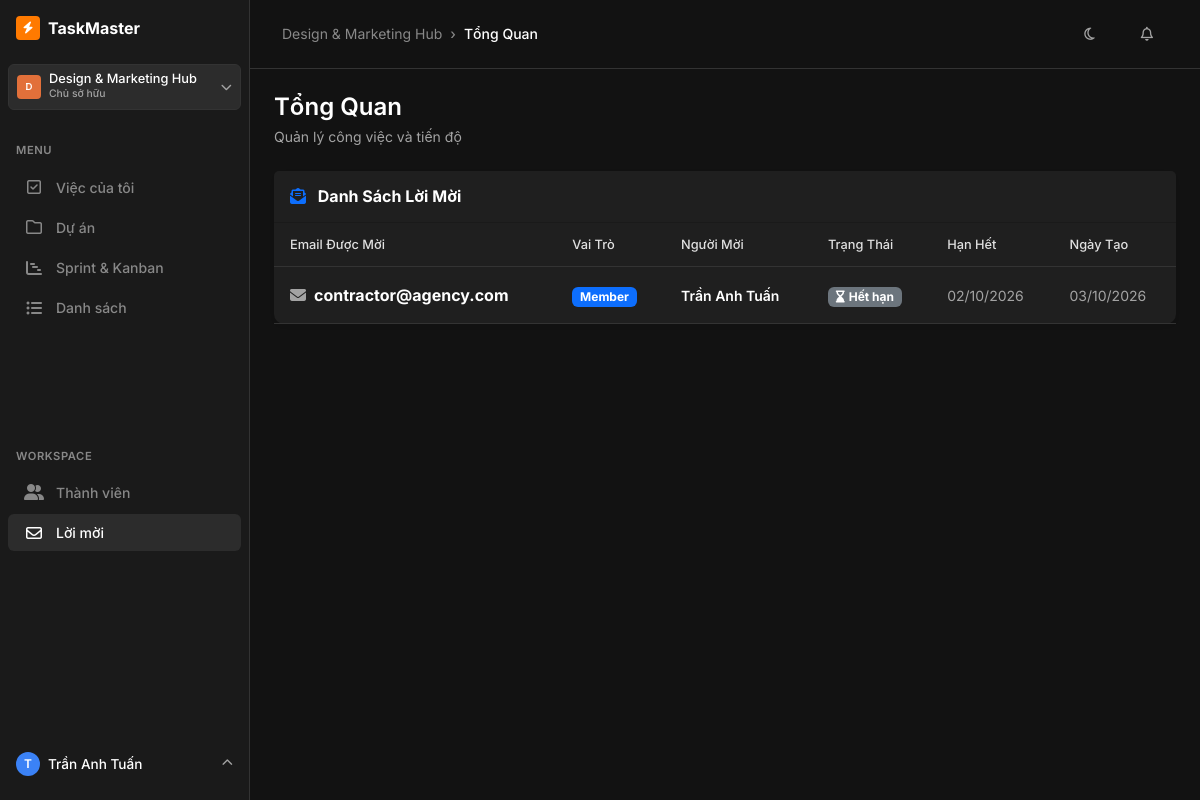
Page /invitations (signed in) on the committed database.
### tables this page shows
CREATE TABLE users (
    id           TEXT PRIMARY KEY,                    -- UUID v7
    username     TEXT UNIQUE NOT NULL,
    email        TEXT UNIQUE NOT NULL,
    password_hash TEXT NOT NULL,
    fullname     TEXT NOT NULL,
    avatar_url   TEXT,
    is_active    INTEGER NOT NULL DEFAULT 1,          -- 1=active, 0=disabled
    created_at   TEXT NOT NULL,                       -- ISO-8601 UTC
    updated_at   TEXT NOT NULL
);

CREATE TABLE workspace_invitations (
    id              TEXT PRIMARY KEY,                 -- UUID v7
    workspace_id    TEXT NOT NULL REFERENCES workspaces(id) ON DELETE CASCADE,
    email           TEXT NOT NULL,
    role            TEXT NOT NULL CHECK(role IN ('Admin','Member','Viewer')),
    token           TEXT UNIQUE NOT NULL,             -- Secure random token gửi qua email
    status          TEXT NOT NULL DEFAULT 'Pending'
                        CHECK(status IN ('Pending','Accepted','Declined','Expired')),
    invited_by      TEXT NOT NULL REFERENCES users(id),
    expires_at      TEXT NOT NULL,                   -- ISO-8601 UTC (default +7 ngày)
    accepted_by     TEXT REFERENCES users(id),       -- user đã accept (nếu có)
    accepted_at     TEXT,
    created_at      TEXT NOT NULL,
    updated_at      TEXT NOT NULL
);

### app.py (the view)
@app.route('/invitations')
@login_required
def invitations():
    ws_id = session.get('workspace_id')
    conn  = get_db_connection()
    inv_list = conn.execute('''
        SELECT wi.*, u.fullname AS invited_by_name
        FROM workspace_invitations wi
        JOIN users u ON wi.invited_by = u.id
        WHERE wi.workspace_id = ?
        ORDER BY wi.created_at DESC
    ''', (ws_id,)).fetchall()
    conn.close()
    return render_template('invitations.html', invitations=inv_list)

### app.py (called while the page is built)
@app.template_filter('date_format')
def date_format_filter(value):
    if not value:
        return "-"
    try:
        dt = datetime.strptime(str(value).split('T')[0].split()[0], "%Y-%m-%d")
        return dt.strftime("%d/%m/%Y")
    except Exception:
        return str(value)

def login_required(f):
    @functools.wraps(f)
    def decorated_function(*args, **kwargs):
        if 'user_id' not in session:
            flash('Vui lòng đăng nhập để sử dụng ứng dụng!', 'warning')
            return redirect(url_for('login', next=request.url))
        return f(*args, **kwargs)
    return decorated_function

@app.context_processor
def inject_user():
    return dict(
        current_user=session.get('fullname'),
        current_role=session.get('role'),           # role trong active workspace
        current_username=session.get('username'),
        current_user_id=session.get('user_id'),
        active_workspace_id=session.get('workspace_id'),
        active_workspace_name=session.get('workspace_name'),
        Role=Role,                                   # expose Role constants to Jinja2
    )

### database.py (called while the page is built)
def get_db_connection() -> sqlite3.Connection:
    conn = sqlite3.connect(DB_FILE)
    conn.row_factory = sqlite3.Row
    conn.execute("PRAGMA foreign_keys = ON")  # Enable FK enforcement
    conn.execute("PRAGMA journal_mode = WAL")  # Better concurrency
    return conn

### templates/invitations.html (shortened to what this page needs)
{% extends 'base.html' %}
{% block content %}
<div class="card border-0 shadow-sm">
    <div class="card-header bg-white py-3">
        <h6 class="fw-bold mb-0 text-dark"><i class="fa-solid fa-envelope-open-text text-primary me-2"></i> Danh Sách Lời Mời</h6>
    </div>
    <div class="card-body p-0">
        <div class="table-responsive">
            <table class="table table-hover align-middle mb-0">
                <thead>
                    <tr>
                        <th class="ps-3">Email Được Mời</th>
                        <th>Vai Trò</th>
                        <th>Người Mời</th>
                        <th>Trạng Thái</th>
                        <th>Hạn Hết</th>
                        <th>Ngày Tạo</th>
                    </tr>
                </thead>
                <tbody>
                    {% for inv in invitations %}
                    <tr>
                        <td class="ps-3 fw-bold text-dark">
                            <i class="fa-solid fa-envelope me-2 text-muted"></i>{{ inv['email'] }}
                        </td>
                        <td>
                            {% if inv['role'] == 'Admin' %}
                                <span class="badge bg-danger">Admin</span>
                            {% elif inv['role'] == 'Member' %}
                                <span class="badge bg-primary">Member</span>
                            {% else %}
                                <span class="badge bg-secondary">Viewer</span>
                            {% endif %}
                        </td>
                        <td class="small fw-semibold text-dark">{{ inv['invited_by_name'] }}</td>
                        <td>
                            {% if inv['status'] == 'Pending' %}
                                <span class="badge bg-warning text-dark"><i class="fa-solid fa-clock me-1"></i>Đang chờ</span>
                            {% elif inv['status'] == 'Accepted' %}
                                <span class="badge bg-success"><i class="fa-solid fa-check me-1"></i>Đã chấp nhận</span>
                            {% elif inv['status'] == 'Declined' %}
                                <span class="badge bg-danger"><i class="fa-solid fa-xmark me-1"></i>Đã từ chối</span>
                            {% else %}
                                <span class="badge bg-secondary"><i class="fa-solid fa-hourglass-end me-1"></i>Hết hạn</span>
                            {% endif %}
                        </td>
                        <td class="small text-muted">{{ inv['expires_at'] | date_format }}</td>
                        <td class="small text-muted">{{ inv['created_at'] | date_format }}</td>
                    </tr>
                    {% else %}
                    <tr>
                        <td colspan="6" class="text-center text-muted py-5">Chưa có lời mời nào.</td>
                    </tr>
                    {% endfor %}
                </tbody>
            </table>
        </div>
    </div>
</div>
{% endblock %}

### templates/base.html (shortened to what this page needs)
<!DOCTYPE html>
<html lang="vi">
<head>
    <link href="https://cdn.jsdelivr.net/npm/bootstrap@5.3.2/dist/css/bootstrap.min.css" rel="stylesheet">
    <link href="https://cdnjs.cloudflare.com/ajax/libs/font-awesome/6.4.2/css/all.min.css" rel="stylesheet">
    <link href="{{ url_for('static', filename='css/style.css') }}" rel="stylesheet">
</head>
<body>
    <div class="d-flex">
        {% if session.get('user_id') %}
        <aside class="sidebar">
            <div class="sidebar-header">
                <a href="{{ url_for('dashboard') }}" class="d-flex align-items-center text-decoration-none">
                    <div class="avatar-square me-2" style="background-color: var(--primary);">
                        <i class="fa-solid fa-bolt"></i>
                    </div>
                    <div>
                        <span class="fw-bold text-white fs-6">TaskMaster</span>
                    </div>
                </a>
            </div>
            {% if active_workspace_name %}
            <div class="px-2 mb-3">
                <div class="dropdown">
                    <button class="btn btn-primary w-100 text-start d-flex justify-content-between align-items-center"
                            data-bs-toggle="dropdown" aria-expanded="false" style="padding: 0.5rem;">
                        <div class="d-flex align-items-center gap-2">
                            <div class="avatar-square" style="background-color: #E2703A; font-size: 0.6rem;">
                                {{ active_workspace_name[0] | upper }}
                            </div>
                            <div class="d-flex flex-column">
                                <span class="fw-medium text-white" style="font-size: 0.8rem; line-height: 1;">{{ active_workspace_name }}</span>
                                <span class="text-muted" style="font-size: 0.65rem;">Chủ sở hữu</span>
                            </div>
                        </div>
                        <i class="fa-solid fa-chevron-down text-muted" style="font-size: 0.7rem;"></i>
                    </button>
                </div>
            </div>
            {% endif %}
            <div class="nav-section-title">Menu</div>
            <ul class="nav flex-column mb-auto">
                <li class="nav-item">
                    <a href="{{ url_for('dashboard') }}" class="nav-link {% if request.endpoint == 'dashboard' %}active{% endif %}">
                        <i class="fa-regular fa-square-check"></i> Việc của tôi
                    </a>
                </li>
                <li>
                    <a href="{{ url_for('projects') }}" class="nav-link {% if request.endpoint == 'projects' %}active{% endif %}">
                        <i class="fa-regular fa-folder"></i> Dự án
                    </a>
                </li>
                <li>
                    <a href="{{ url_for('kanban') }}" class="nav-link {% if request.endpoint == 'kanban' %}active{% endif %}">
                        <i class="fa-solid fa-chart-gantt"></i> Sprint & Kanban
                    </a>
                </li>
                <li>
                    <a href="{{ url_for('tasks') }}" class="nav-link {% if request.endpoint in ['tasks', 'task_detail'] %}active{% endif %}">
                        <i class="fa-solid fa-list-ul"></i> Danh sách
                    </a>
                </li>
            </ul>
            <div class="nav-section-title mt-2">Workspace</div>
            <ul class="nav flex-column mb-auto">
                <li>
                    <a href="{{ url_for('members') }}" class="nav-link {% if request.endpoint == 'members' %}active{% endif %}">
                        <i class="fa-solid fa-user-group"></i> Thành viên
                    </a>
                </li>
                <li>
                    <a href="{{ url_for('invitations') }}" class="nav-link {% if request.endpoint == 'invitations' %}active{% endif %}">
                        <i class="fa-regular fa-envelope"></i> Lời mời
                    </a>
                </li>
            </ul>
            <div class="mt-auto px-2">
                <div class="dropdown">
                    <a href="#" class="d-flex align-items-center text-decoration-none p-2 rounded" data-bs-toggle="dropdown" style="transition: var(--transition-snappy);">
                        <div class="avatar-square me-2" style="background-color: var(--info); border-radius: 50%;">
                            {{ current_user[0] | upper if current_user else 'U' }}
                        </div>
                        <div class="d-flex flex-column">
                            <span class="fw-medium text-white" style="font-size: 0.85rem;">{{ current_user }}</span>
                        </div>
                        <i class="fa-solid fa-chevron-up text-muted ms-auto" style="font-size: 0.7rem;"></i>
                    </a>
                </div>
            </div>
        </aside>
        {% endif %}
        <div class="main-wrapper">
            {% if session.get('user_id') %}
            <header class="top-navbar d-flex justify-content-between align-items-center">
                <div class="d-flex align-items-center gap-2">
                    <nav aria-label="breadcrumb">
                        <ol class="breadcrumb">
                            <li class="breadcrumb-item"><a href="#">{{ active_workspace_name or 'Workspace' }}</a></li>
                            <li class="breadcrumb-item active" aria-current="page">{% block breadcrumb_current %}Tổng Quan{% endblock %}</li>
                        </ol>
                    </nav>
                </div>
                <div class="d-flex align-items-center gap-3">
                    <button class="btn btn-sm btn-link text-muted text-decoration-none"><i class="fa-regular fa-moon"></i></button>
                    <button class="btn btn-sm btn-link text-muted text-decoration-none"><i class="fa-regular fa-bell"></i></button>
                </div>
            </header>
            {% endif %}
            <div class="container-fluid p-4">
                <div class="toast-container position-fixed top-0 end-0 p-3 mt-5" style="z-index: 1055;">
                </div>
                <div class="mb-4 d-flex justify-content-between align-items-end">
                    <div>
                        <h4 class="mb-1">{% block page_title %}Tổng Quan{% endblock %}</h4>
                        <p class="text-muted small mb-0">{% block page_subtitle %}Quản lý công việc và tiến độ{% endblock %}</p>
                    </div>
                </div>
                {% block content %}{% endblock %}
            </div>
        </div>
    </div>
</body>
</html>

### static/css/style.css (style rules this page uses)
:root { --bg-base: #121212; --sidebar-bg: #1A1A1A; --card-bg: #1F1F1F; --card-hover: #262626; --fg-base: #E0E0E0; --fg-muted: #888888; --fg-heading: #FFFFFF; --primary: #FF7A00; --primary-hover: #E06B00; --primary-bg: rgba(255, 122, 0, 0.1); --secondary: #2C2C2C; --on-secondary: #FFFFFF; --border-color: #333333; --border-hover: #444444; --success: #22C55E; --warning: #F59E0B; --danger: #EF4444; --info: #3B82F6; --font-sans: 'Inter', -apple-system, BlinkMacSystemFont, "Segoe UI", Roboto, sans-serif; --radius-sm: 6px; --radius-md: 10px; --radius-lg: 14px; --radius-xl: 20px; --radius-full: 9999px; --shadow-sm: 0 1px 2px rgba(0, 0, 0, 0.5); --shadow-md: 0 4px 12px rgba(0, 0, 0, 0.3); --transition-snappy: all 0.2s cubic-bezier(0.2, 0.8, 0.2, 1); }
body { font-family: var(--font-sans); background-color: var(--bg-base); color: var(--fg-base); min-height: 100vh; -webkit-font-smoothing: antialiased; -moz-osx-font-smoothing: grayscale; }
.sidebar { width: 250px; background-color: var(--sidebar-bg); border-right: 1px solid var(--border-color); color: var(--fg-base); min-height: 100vh; display: flex; flex-direction: column; padding: 1rem 0; }
.sidebar-header { padding: 0 1rem 1.5rem 1rem; }
.nav-section-title { font-size: 0.7rem; font-weight: 600; color: var(--fg-muted); text-transform: uppercase; letter-spacing: 0.05em; padding: 1rem 1rem 0.5rem 1rem; }
.sidebar .nav-link { color: var(--fg-muted); padding: 0.5rem 1rem; font-size: 0.875rem; font-weight: 500; display: flex; align-items: center; gap: 0.75rem; transition: var(--transition-snappy); border-radius: var(--radius-sm); margin: 0.1rem 0.5rem; }
.sidebar .nav-link.active { color: var(--fg-heading); background-color: var(--secondary); }
.sidebar .nav-link i { font-size: 1rem; width: 20px; text-align: center; }
.main-wrapper { flex: 1; display: flex; flex-direction: column; overflow-x: hidden; }
.top-navbar { background-color: transparent; padding: 1rem 2rem; border-bottom: 1px solid var(--border-color); }
.breadcrumb { margin-bottom: 0; font-size: 0.875rem; }
.breadcrumb-item a { color: var(--fg-muted); text-decoration: none; transition: var(--transition-snappy); }
.breadcrumb-item.active { color: var(--fg-heading); font-weight: 500; }
.breadcrumb-item + .breadcrumb-item::before { content: "›"; color: var(--fg-muted); }
.card { background-color: var(--card-bg); color: var(--fg-base); border: 1px solid var(--border-color); border-radius: var(--radius-md); box-shadow: none; transition: var(--transition-snappy); }
h1, h2, h3, h4, h5, h6 { color: var(--fg-heading); font-weight: 600; }
.btn { border-radius: var(--radius-sm); font-weight: 500; font-size: 0.875rem; padding: 0.4rem 0.875rem; transition: var(--transition-snappy); }
.btn-primary { background-color: var(--secondary); border-color: var(--border-color); color: var(--fg-heading); }
.avatar-square { width: 24px; height: 24px; border-radius: 4px; background-color: var(--primary); color: #fff; display: inline-flex; align-items: center; justify-content: center; font-size: 0.75rem; font-weight: 600; }
.table { --bs-table-bg: transparent; --bs-table-hover-bg: var(--card-hover); --bs-table-color: var(--fg-base); }
.table th { color: var(--fg-muted); font-weight: 500; font-size: 0.8rem; border-bottom: 1px solid var(--border-color); padding: 0.75rem 1rem; }
.table td { padding: 1rem; border-bottom: 1px solid var(--border-color); vertical-align: middle; }
.text-muted { color: #A3A3A3 !important; }
.text-dark { color: #FFFFFF !important; }
.bg-white { background-color: var(--card-bg) !important; }
.table > :not(caption) > * > * { color: var(--fg-base); background-color: transparent; border-bottom-color: var(--border-color); }

### rows in the picture
users: fullname "Trần Anh Tuấn"
workspace_invitations: email "contractor@agency.com", role "Member", invited_by_name "Trần Anh Tuấn", status "Hết hạn", expires_at "02/10/2026", created_at "03/10/2026"

### other values in the picture
{{ active_workspace_name[0] | upper }} "D"
{{ active_workspace_name }} "Design & Marketing Hub"
{{ current_user[0] | upper if current_user else 'U' }} "T"
{{ active_workspace_name or 'Workspace' }} "Design & Marketing Hub"
